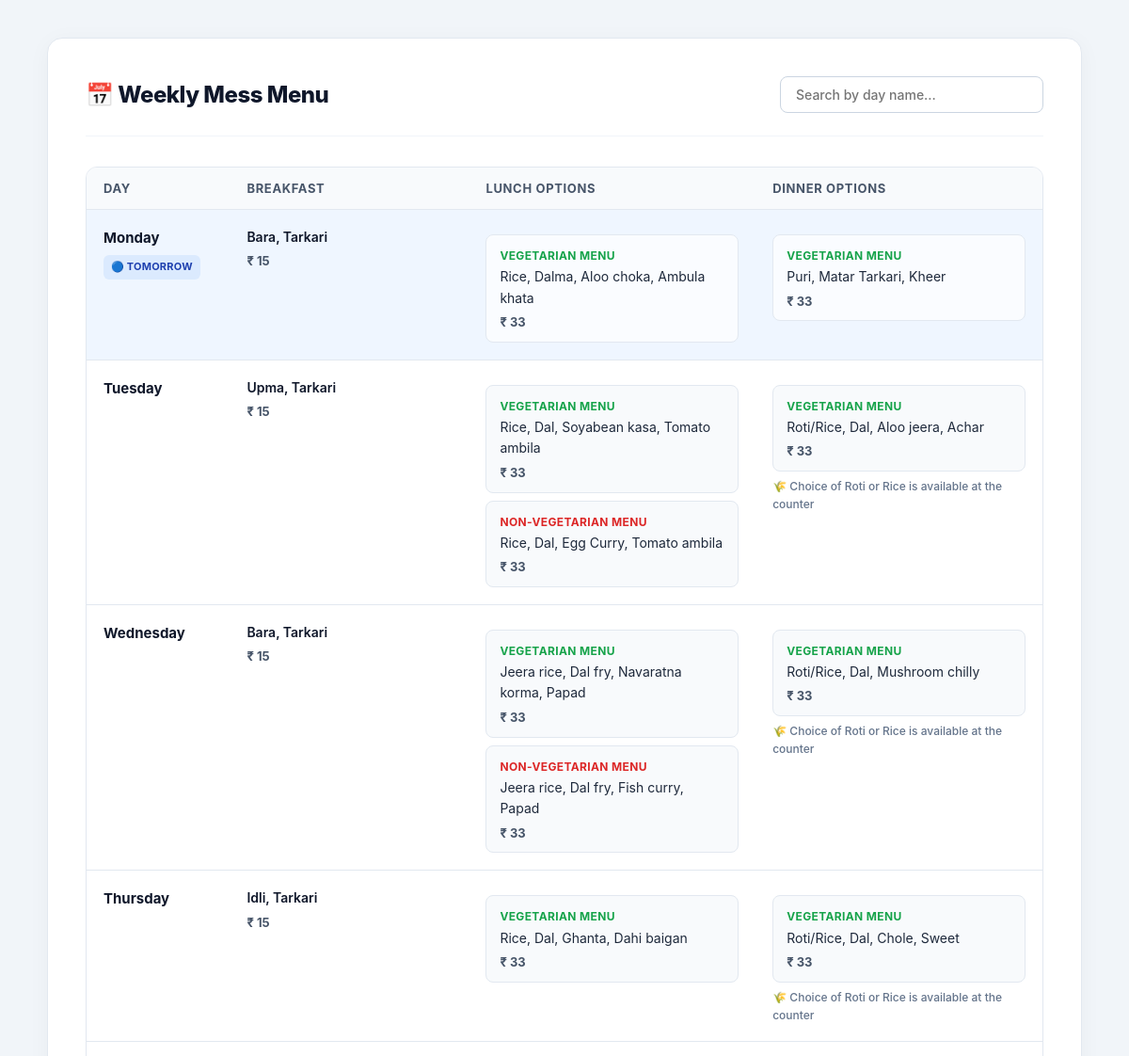
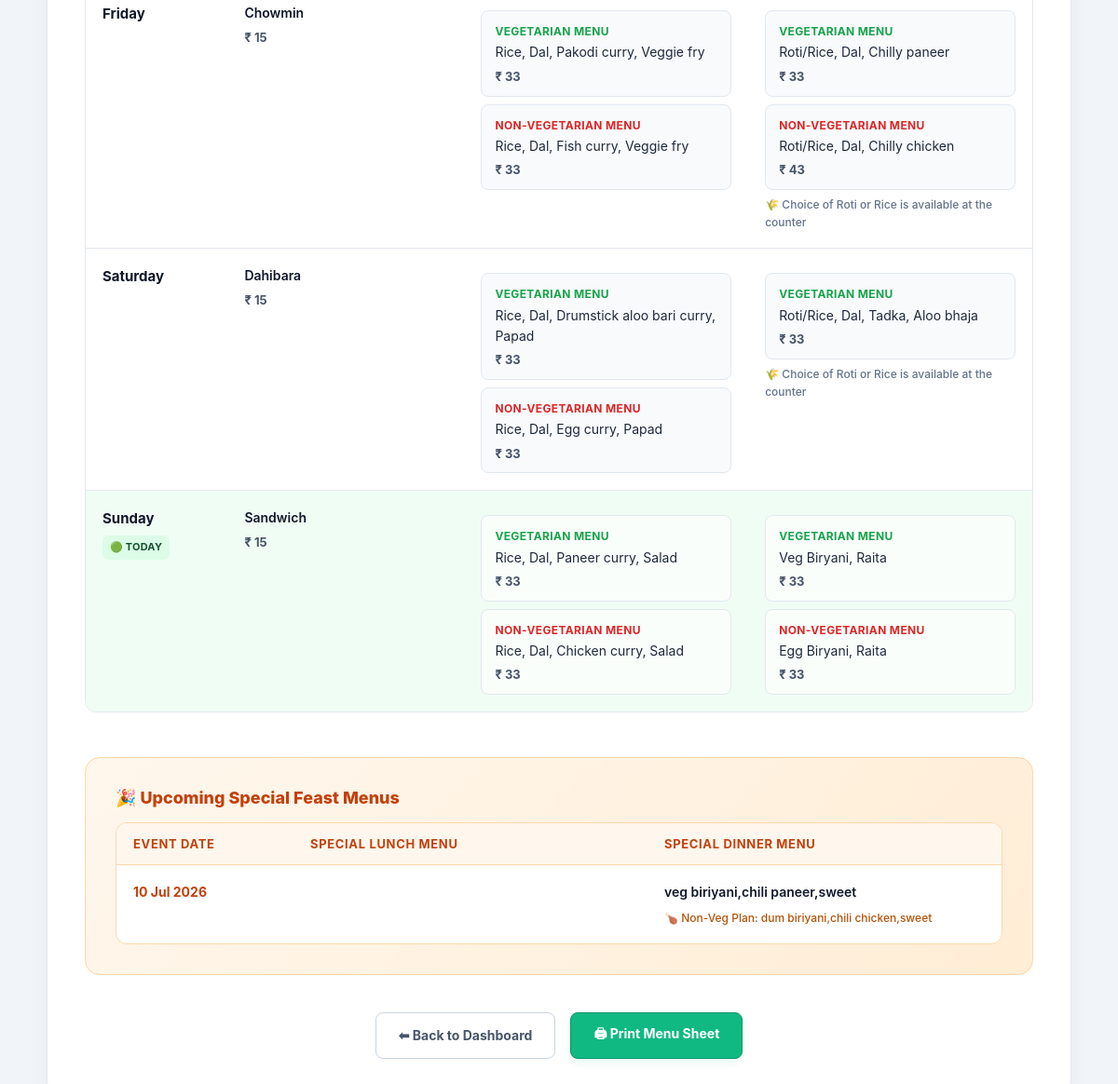
Screenshot of /student/weekly_menu.php (signed in) with the database file from the repository (2 pictures, top to bottom).
### tables this page shows
CREATE TABLE `menu` (
  `id` int(11) NOT NULL,
  `day` varchar(20) DEFAULT NULL,
  `breakfast` varchar(255) DEFAULT NULL,
  `breakfast_price` int(11) DEFAULT 15,
  `lunch_veg` varchar(255) DEFAULT NULL,
  `lunch_nonveg` varchar(255) DEFAULT NULL,
  `has_lunch_nonveg` tinyint(1) DEFAULT 0,
  `lunch_veg_price` int(11) DEFAULT 33,
  `lunch_nonveg_price` int(11) DEFAULT 33,
  `dinner_veg` varchar(255) DEFAULT NULL,
  `dinner_nonveg` varchar(255) DEFAULT NULL,
  `has_dinner_nonveg` tinyint(1) DEFAULT 0,
  `dinner_veg_price` int(11) DEFAULT 33,
  `dinner_nonveg_price` int(11) DEFAULT 33,
  `has_base_option` tinyint(1) DEFAULT 0,
  `is_special` tinyint(1) DEFAULT 0,
  `special_date` date DEFAULT NULL,
  `special_lunch_veg_price` int(11) DEFAULT 40,
  `special_lunch_nonveg_price` int(11) DEFAULT 50,
  `special_dinner_veg_price` int(11) DEFAULT 40,
  `special_dinner_nonveg_price` int(11) DEFAULT 50,
  `is_active` tinyint(4) DEFAULT 1,
  `has_special_lunch` tinyint(1) DEFAULT 0,
  `has_special_dinner` tinyint(1) DEFAULT 0,
  `has_lunch` tinyint(1) DEFAULT 0,
  `has_dinner` tinyint(1) DEFAULT 0
);

### student/weekly_menu.php (the view, shortened to what this page needs)
<?php
include("../config/db_connect.php");
if (!isset($conn)) {
    if (isset($pdo)) {
        $conn = $pdo;
    } elseif (isset($db)) {
        $conn = $db;
    } elseif (isset($con)) {
        $conn = $con;
    } else {
        die("<div style='padding: 24px; text-align:center; font-family:sans-serif; color: #EF4444;'>
            ⚠ Database Connection Error: No active database connection found inside config/db_connect.php.
        </div>");
    }
}
$today = date("l");
$tomorrow = date("l", strtotime("+1 day"));
$sql = "
    SELECT *
    FROM menu
    WHERE is_special = 0
    ORDER BY FIELD(
        day,
        'Monday','Tuesday','Wednesday',
        'Thursday','Friday','Saturday','Sunday'
    )
";
$stmt = $conn->query($sql);
$weekly_meals = $stmt ? $stmt->fetchAll(PDO::FETCH_ASSOC) : [];
$special_sql = "
    SELECT *
    FROM menu
    WHERE is_special = 1
    AND is_active = 1
    AND special_date >= CURDATE()
    ORDER BY special_date ASC
";
$sp_stmt = $conn->query($special_sql);
$special_meals = $sp_stmt ? $sp_stmt->fetchAll(PDO::FETCH_ASSOC) : [];
?>
<!DOCTYPE html>
<html lang="en">
<head>
</head>
<body>
    <div class="container">
        <div class="header-wrapper">
            <h2>📅 Weekly Mess Menu</h2>
            <input type="text" id="searchBox" onkeyup="searchDay()" placeholder="Search by day name...">
        </div>
        <table>
            <thead>
                <tr>
                    <th style="width: 15%;">Day</th>
                    <th style="width: 25%;">Breakfast</th>
                    <th style="width: 30%;">Lunch Options</th>
                    <th style="width: 30%;">Dinner Options</th>
                </tr>
            </thead>
            <tbody class="menu-table-body">
                <?php
                foreach ($weekly_meals as $row) {
                    $day_name = htmlspecialchars($row['day']);
                    $tr_class = "";
                    if ($day_name == $today) {
                        $tr_class = "tr-today";
                    } elseif ($day_name == $tomorrow) {
                        $tr_class = "tr-tomorrow";
                    }
                ?>
                    <tr class="<?php echo $tr_class; ?>">
                        <td>
                            <strong style="color: #0F172A; font-size: 15px;"><?php echo $day_name; ?></strong>
                            <?php if ($day_name == $today) echo '<br><span class="day-badge today">🟢 Today</span>'; ?>
                            <?php if ($day_name == $tomorrow) echo '<br><span class="day-badge tomorrow">🔵 Tomorrow</span>'; ?>
                        </td>
                        <td>
                            <span class="menu-title"><?php echo htmlspecialchars($row['breakfast']); ?></span>
                            <span class="price-tag">₹ <?php echo htmlspecialchars($row['breakfast_price']); ?></span>
                        </td>
                        <td>
                            <div class="variant-block">
                                <span class="veg-text">Vegetarian Menu</span><br>
                                <?php echo htmlspecialchars($row['lunch_veg']); ?>
                                <div class="price-tag">₹ <?php echo htmlspecialchars($row['lunch_veg_price']); ?></div>
                            </div>
                            <?php if (!empty($row['has_lunch_nonveg'])) { ?>
                                <div class="variant-block">
                                    <span class="nonveg-text">Non-Vegetarian Menu</span><br>
                                    <?php echo htmlspecialchars($row['lunch_nonveg']); ?>
                                    <div class="price-tag">₹ <?php echo htmlspecialchars($row['lunch_nonveg_price']); ?></div>
                                </div>
                            <?php } ?>
                        </td>
                        <td>
                            <div class="variant-block">
                                <span class="veg-text">Vegetarian Menu</span><br>
                                <?php echo htmlspecialchars($row['dinner_veg']); ?>
                                <div class="price-tag">₹ <?php echo htmlspecialchars($row['dinner_veg_price']); ?></div>
                            </div>
                            <?php if (!empty($row['has_dinner_nonveg'])) { ?>
                                <div class="variant-block">
                                    <span class="nonveg-text">Non-Vegetarian Menu</span><br>
                                    <?php echo htmlspecialchars($row['dinner_nonveg']); ?>
                                    <div class="price-tag">₹ <?php echo htmlspecialchars($row['dinner_nonveg_price']); ?></div>
                                </div>
                            <?php } ?>
                            <?php if (!empty($row['has_base_option'])) { ?>
                                <span class="note">🌾 Choice of Roti or Rice is available at the counter</span>
                            <?php } ?>
                        </td>
                    </tr>
                <?php } ?>
            </tbody>
        </table>
        <?php if (!empty($special_meals)) { ?>
            <div class="special-box">
                <div class="special-title">🎉 Upcoming Special Feast Menus</div>
                <table class="special-table">
                    <thead>
                        <tr>
                            <th style="width: 20%;">Event Date</th>
                            <th style="width: 40%;">Special Lunch Menu</th>
                            <th style="width: 40%;">Special Dinner Menu</th>
                        </tr>
                    </thead>
                    <tbody>
                        <?php foreach ($special_meals as $sp) { ?>
                            <tr>
                                <td>
                                    <strong style="color: #C2410C;"><?php echo date("d M Y", strtotime($sp['special_date'])); ?></strong>
                                </td>
                                <td>
                                </td>
                                <td>
                                    <span class="menu-title"><?php echo htmlspecialchars($sp['dinner_veg']); ?></span>
                                    <?php if (!empty($sp['has_dinner_nonveg'])) { ?>
                                        <span class="note" style="color: #B45309;">🍗 Non-Veg Plan: <?php echo htmlspecialchars($sp['dinner_nonveg']); ?></span>
                                    <?php } ?>
                                </td>
                            </tr>
                        <?php } ?>
                    </tbody>
                </table>
            </div>
        <?php } ?>
        <div class="footer-actions">
            <a href="meal.php" class="btn btn-outline">⬅ Back to Dashboard</a>
            <button onclick="printMenu()" class="btn btn-success">🖨 Print Menu Sheet</button>
        </div>
    </div>
</body>
</html>

### student/weekly_menu.php (style rules this page uses)
* { margin: 0; padding: 0; box-sizing: border-box; font-family: 'Inter', system-ui, sans-serif; }
body { background-color: #F1F5F9; color: #1E293B; min-height: 100vh; padding: 40px 20px; }
.container { width: 100%; max-width: 1100px; margin: 0 auto; background: #FFFFFF; padding: 40px; border-radius: 16px; box-shadow: 0 4px 25px rgba(15, 23, 42, 0.04); border: 1px solid #E2E8F0; }
.header-wrapper { display: flex; justify-content: space-between; align-items: center; border-bottom: 1px solid #F1F5F9; padding-bottom: 24px; margin-bottom: 32px; gap: 20px; flex-wrap: wrap; }
h2 { font-size: 24px; color: #0F172A; font-weight: 800; letter-spacing: -0.02em; }
#searchBox { width: 280px; padding: 10px 16px; border-radius: 8px; border: 1px solid #CBD5E1; font-size: 14px; font-weight: 500; outline: none; transition: all 0.15s ease; }
table { width: 100%; border-collapse: separate; border-spacing: 0; margin-top: 15px; border: 1px solid #E2E8F0; border-radius: 12px; overflow: hidden; }
th { background: #F8FAFC; color: #475569; padding: 14px 18px; font-size: 13px; font-weight: 700; text-transform: uppercase; letter-spacing: 0.05em; text-align: left; border-bottom: 1px solid #E2E8F0; }
td { padding: 18px; text-align: left; font-size: 14px; border-bottom: 1px solid #E2E8F0; line-height: 1.6; vertical-align: top; }
tr:last-child td { border-bottom: none; }
.tr-today { background-color: #F0FDF4 !important; }
.tr-tomorrow { background-color: #EFF6FF !important; }
.day-badge { display: inline-block; padding: 4px 8px; border-radius: 6px; font-weight: 700; font-size: 11px; margin-top: 6px; text-transform: uppercase; letter-spacing: 0.02em; }
.day-badge.today { background: #DCFCE7; color: #14532D; }
.day-badge.tomorrow { background: #DBEAFE; color: #1E40AF; }
.menu-title { font-weight: 600; color: #0F172A; display: block; font-size: 14px; }
.variant-block { margin-top: 8px; padding: 10px 14px; border-radius: 8px; background: #F8FAFC; border: 1px solid #E2E8F0; }
.tr-today .variant-block, .tr-tomorrow .variant-block { background: rgba(255, 255, 255, 0.7); }
.veg-text { color: #16A34A; font-weight: 700; font-size: 12px; text-transform: uppercase; letter-spacing: 0.03em; display: inline-block; margin-bottom: 2px; }
.nonveg-text { color: #DC2626; font-weight: 700; font-size: 12px; text-transform: uppercase; letter-spacing: 0.03em; display: inline-block; margin-bottom: 2px; }
.price-tag { font-weight: 700; color: #475569; font-size: 13px; margin-top: 4px; display: block; }
.note { font-size: 12px; color: #64748B; font-weight: 500; display: block; margin-top: 6px; }
.footer-actions { margin-top: 40px; display: flex; justify-content: center; gap: 16px; }
.btn { display: inline-flex; align-items: center; justify-content: center; padding: 12px 24px; text-decoration: none; font-weight: 700; font-size: 14px; border-radius: 8px; transition: all 0.15s ease; cursor: pointer; border: none; }
.btn-outline { background: #FFFFFF; color: #475569; border: 1px solid #CBD5E1; }
.btn-success { background: #10B981; color: white; border: 1px solid #059669; box-shadow: 0 4px 10px rgba(16, 185, 129, 0.1); }
.special-box { margin-top: 48px; background: linear-gradient(135deg, #FFF7ED, #FFEDD5); padding: 32px; border-radius: 16px; border: 1px solid #FED7AA; }
.special-title { font-size: 18px; font-weight: 800; color: #C2410C; margin-bottom: 16px; display: flex; align-items: center; gap: 8px; }
.special-table { background: #FFFFFF; border: 1px solid #FED7AA; }
.special-table th { background: #FFF7ED; color: #C2410C; border-bottom: 1px solid #FED7AA; }
.special-table td { border-bottom: 1px solid #FED7AA; }

### rows the page displays
menu: day "Monday", shows "🔵 TOMORROW", breakfast "Bara, Tarkari", breakfast_price "15", lunch_veg "Rice, Dalma, Aloo choka, Ambula khata", lunch_veg_price "33", dinner_veg "Puri, Matar Tarkari, Kheer", dinner_veg_price "33"
menu: day "Tuesday", breakfast "Upma, Tarkari", breakfast_price "15", lunch_veg "Rice, Dal, Soyabean kasa, Tomato ambila", lunch_veg_price "33", lunch_nonveg "Rice, Dal, Egg Curry, Tomato ambila", lunch_nonveg_price "33", dinner_veg "Roti/Rice, Dal, Aloo jeera, Achar", dinner_veg_price "33", shows "🌾 Choice of Roti or Rice is available at the counter"
menu: day "Wednesday", breakfast "Bara, Tarkari", breakfast_price "15", lunch_veg "Jeera rice, Dal fry, Navaratna korma, Papad", lunch_veg_price "33", lunch_nonveg "Jeera rice, Dal fry, Fish curry, Papad", lunch_nonveg_price "33", dinner_veg "Roti/Rice, Dal, Mushroom chilly", dinner_veg_price "33", shows "🌾 Choice of Roti or Rice is available at the counter"
menu: day "Thursday", breakfast "Idli, Tarkari", breakfast_price "15", lunch_veg "Rice, Dal, Ghanta, Dahi baigan", lunch_veg_price "33", dinner_veg "Roti/Rice, Dal, Chole, Sweet", dinner_veg_price "33", shows "🌾 Choice of Roti or Rice is available at the counter"
menu: day "Friday", breakfast "Chowmin", breakfast_price "15", lunch_veg "Rice, Dal, Pakodi curry, Veggie fry", lunch_veg_price "33", lunch_nonveg "Rice, Dal, Fish curry, Veggie fry", lunch_nonveg_price "33", dinner_veg "Roti/Rice, Dal, Chilly paneer", dinner_veg_price "33", dinner_nonveg "Roti/Rice, Dal, Chilly chicken", dinner_nonveg_price "43", shows "🌾 Choice of Roti or Rice is available at the counter"
menu: day "Saturday", breakfast "Dahibara", breakfast_price "15", lunch_veg "Rice, Dal, Drumstick aloo bari curry, Papad", lunch_veg_price "33", lunch_nonveg "Rice, Dal, Egg curry, Papad", lunch_nonveg_price "33", dinner_veg "Roti/Rice, Dal, Tadka, Aloo bhaja", dinner_veg_price "33", shows "🌾 Choice of Roti or Rice is available at the counter"
menu: day "Sunday", shows "🟢 TODAY", breakfast "Sandwich", breakfast_price "15", lunch_veg "Rice, Dal, Paneer curry, Salad", lunch_veg_price "33", lunch_nonveg "Rice, Dal, Chicken curry, Salad", lunch_nonveg_price "33", dinner_veg "Veg Biryani, Raita", dinner_veg_price "33", dinner_nonveg "Egg Biryani, Raita", dinner_nonveg_price "33"
menu: special_date "10 Jul 2026", dinner_veg "veg biriyani,chili paneer,sweet", dinner_nonveg "dum biriyani,chili chicken,sweet"
